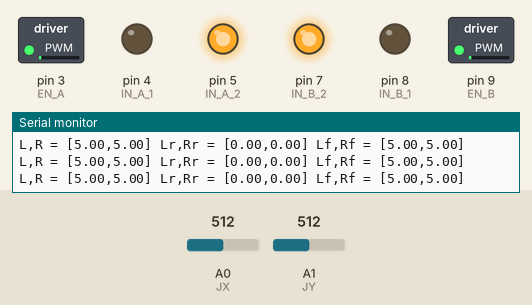
Bench run of a sketch on a simulated Arduino Uno, built with avr-gcc and run on an emulated ATmega328P. Parts: switched loads named in the sketch (green lamp = pin HIGH), output pins drawn as LEDs (lit = HIGH), the last lines printed to the serial monitor. The test bench sets the inputs (shaded band); at power-on: A1 (JY) = 512, A0 (JX) = 512.

Above: at 1.2 s.
1.3 s: A1 (JY) set to 532
At 1.8 s:
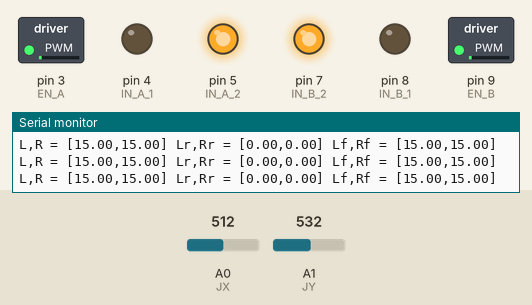
2.8 s: A0 (JX) set to 0
At 4.0 s:
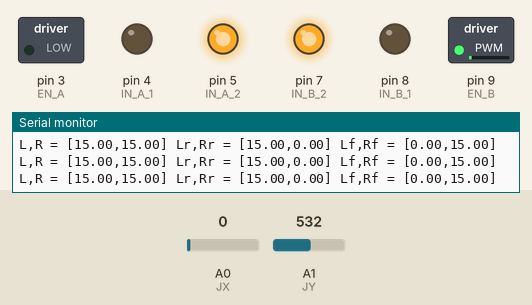
4.3 s: A1 (JY) set to 693
At 5.1 s:
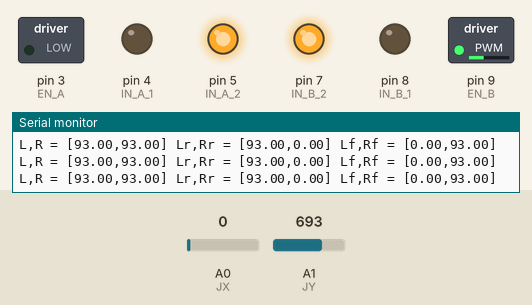
5.8 s: A1 (JY) set to 720
At 6.2 s:
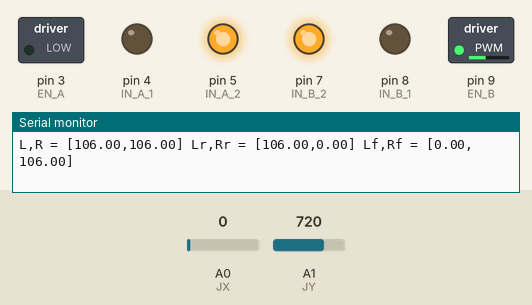
8.8 s: A0 (JX) set to 122
At 9.8 s:
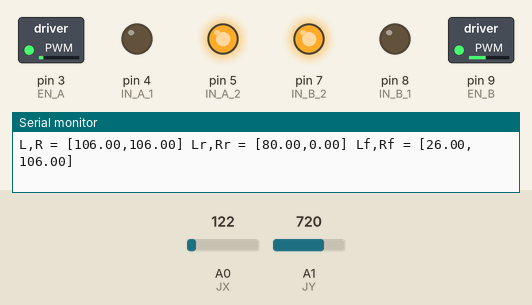
10.3 s: A0 (JX) set to 436
At 11.5 s:
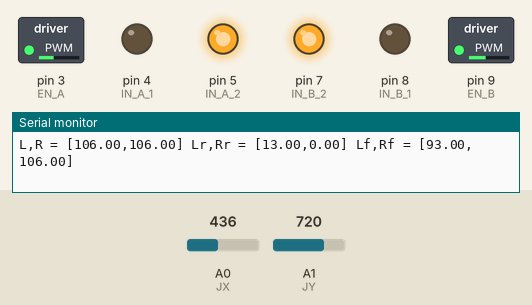
11.8 s: A0 (JX) set to 460
Timing chart, 0 to 14.8 s (numbered marks = the images above; inputs shaded):
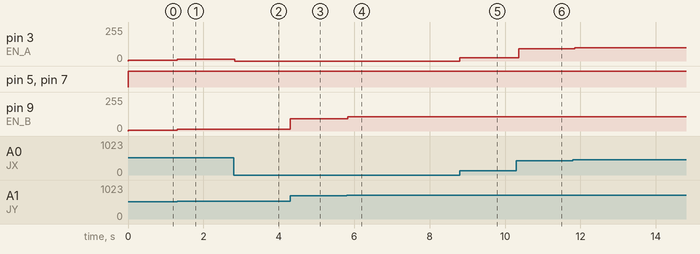

The sketch:

XX_l298n_driver_03.ino
```cpp
/**
 * https://www.youtube.com/watch?v=dyjo_ggEtVU
 *
 * L298N Motor Driver
 * With joystick navigation (code was based on 039_dc_motor_joystic.ino)
 */

#define EN_A 3
#define IN_A_1 4
#define IN_A_2 5
#define EN_B 9
#define IN_B_1 8
#define IN_B_2 7
#define JX A0
#define JY A1

/** CONSTANTS **/
// wheels
const int L = 0;
const int R = 1;

// speed range
const float minSpd = 0;
const float maxSpd = 255;
const float startSpd = 80;

// joystick range
const float jMin = 0;
const float jMax = 1023;

// joystick neutral range tolerance
const float jNeutMin = 498;
const float jNeutMax = 501;

int xVal;
int yVal;
float rSpd = minSpd;
float lSpd = minSpd;
float lSpdRedux = minSpd;
float rSpdRedux = minSpd;
int phaseInterval = 10000;
int rampUpInterval = 20;

void setup() {
  // put your setup code here, to run once:
  pinMode(EN_A, OUTPUT);
  pinMode(IN_A_1, OUTPUT);
  pinMode(IN_A_2, OUTPUT);
  pinMode(EN_B, OUTPUT);
  pinMode(IN_B_1, OUTPUT);
  pinMode(IN_B_2, OUTPUT);

  pinMode(JX, INPUT);
  pinMode(JY, INPUT);

  Serial.begin(9600);
}

void loop() {
  // put your main code here, to run repeatedly:

  /** INPUT **/
  int xVal = analogRead(JX);
  int yVal = analogRead(JY);

  /** PROCESS **/
  // forward/reverse/stop
  if (yVal <= jNeutMin){
    // forward
    lSpd = rSpd = map(yVal, jNeutMin, jMin, minSpd, maxSpd);
    setForward(0);
    setForward(1);
  } else if (yVal >= jNeutMax) {
    // reverse
    lSpd = rSpd = map(yVal, jNeutMax, jMax, minSpd, maxSpd);
    setReverse(0);
    setReverse(1);
  } else {
    motorStop();
  }

  // left/right turn
  if (xVal <= jNeutMin){
    // left turn
    lSpdRedux = map(xVal, jNeutMin, jMin, minSpd, lSpd);
    rSpdRedux = minSpd;
  } else if (xVal >= jNeutMax) {
    // right turn
    lSpdRedux = minSpd;
    rSpdRedux = map(xVal, jNeutMax, jMax, minSpd, rSpd);
  } else {
    lSpdRedux = rSpdRedux = 0.;
  }

  // to prevent negative speed reduction, set reduction to 0 when speed is 0
  if (lSpd == minSpd){
    lSpdRedux = 0.;
  }
  if (rSpd == minSpd){
    rSpdRedux = 0.;
  }

  /** OUTPUT **/
  analogWrite(EN_A, lSpd - lSpdRedux);
  analogWrite(EN_B, rSpd - rSpdRedux);

//  Serial.print("x,y = [" + String(xVal) + "," + String(yVal) + "] => ");
  Serial.print("L,R = [" + String(lSpd) + "," + String(rSpd) + "] ");
  Serial.print("Lr,Rr = [" + String(lSpdRedux) + "," + String(rSpdRedux) + "] ");
  Serial.print("Lf,Rf = [" + String(lSpd - lSpdRedux) + "," + String(rSpd - rSpdRedux) + "] ");
  Serial.println();
}

/**
 * Both wheels stop
 */
void motorStop(){
//  Serial.println("STOP");

  digitalWrite(IN_A_1, LOW);
  digitalWrite(IN_A_2, LOW);

  digitalWrite(IN_B_1, LOW);
  digitalWrite(IN_B_2, LOW);
}

void setForward(int wheel){
//  Serial.println("FORWARD");
  if (wheel == 0){ // left
    digitalWrite(IN_A_1, HIGH);
    digitalWrite(IN_A_2, LOW);
  } else { // right
    digitalWrite(IN_B_1, HIGH);
    digitalWrite(IN_B_2, LOW);
  }
}

void setReverse(int wheel){
//  Serial.println("REVERSE");
  if (wheel == 0){ // left
    digitalWrite(IN_A_1, LOW);
    digitalWrite(IN_A_2, HIGH);
  } else { // right
    digitalWrite(IN_B_1, LOW);
    digitalWrite(IN_B_2, HIGH);
  }
}
```

Measured:
- after the input at 1.3 s, pin 3 (EN_A), pin 9 (EN_B): 5/255 → 15/255 at once
- after the input at 2.8 s, pin 3 (EN_A): 15/255 → 0/255 at once
- after the input at 4.3 s, pin 9 (EN_B): 15/255 → 93/255 at once
- after the input at 5.8 s, pin 9 (EN_B): 93/255 → 106/255 at once
- after the input at 8.8 s, pin 3 (EN_A): 0/255 → 26/255 at once
- after the input at 10.3 s, pin 3 (EN_A): 26/255 → 93/255 after 0.06 s
- after the input at 11.8 s, pin 3 (EN_A): 93/255 → 98/255 at once
